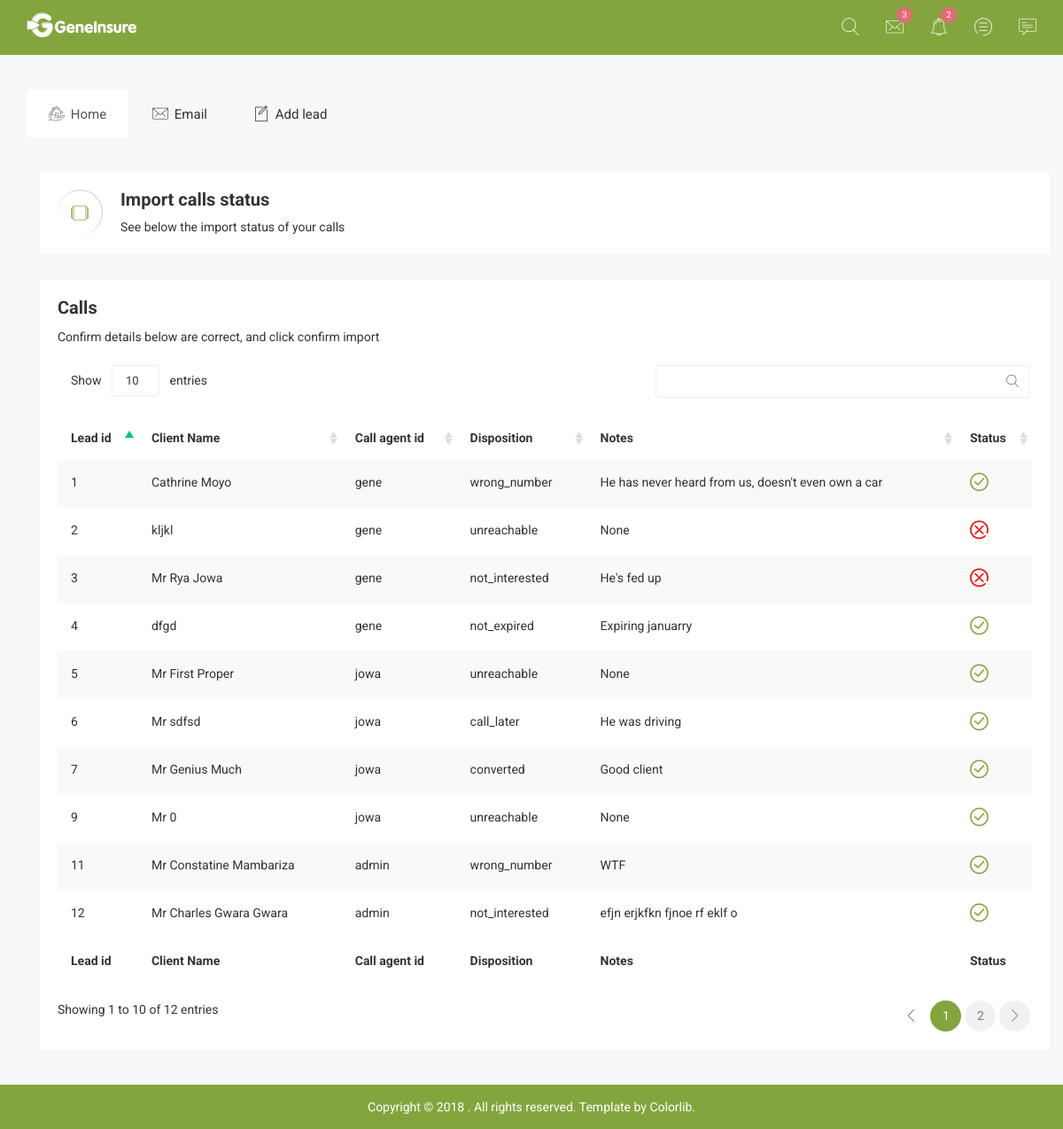
Screenshot of /import_status/1/ with the database file from the repository.
### lead_mgt/models.py (models this page shows, shortened)
class RawCallData(models.Model):
    batch_number = models.IntegerField()
    database_date = models.DateTimeField(auto_now_add=True)
    lead_id = models.CharField(max_length=20)
    lead_date = models.CharField(max_length=20)
    lead_name = models.CharField(max_length=160)
    lead_phone = models.CharField(max_length=50)
    current_status = models.CharField(max_length=50)
    current_next_call = models.CharField(max_length=50, blank=True, null=True)
    agent_id = models.CharField(max_length=50, blank=True)
    call_date = models.CharField(max_length=20, blank=True)
    disposition = models.CharField(max_length=50)
    notes = models.CharField(max_length=160, blank=True, null=True)
    new_next_call = models.CharField(max_length=20, blank=True, null=True)
    policy_number = models.CharField(max_length=50, blank=True, null=True)
    policy_type = models.CharField(max_length=20,
                                   blank=True,
                                   choices= (
                                       ('ftp', 'full third party'),
                                       ('comp', 'comprehensive')
                                   )
                                   )
    upload_status = models.CharField(max_length=20,
                                     blank=True,
                                     choices=(
                                         ('success', 'success'),
                                         ('failed', 'failed')
                                     )
                                     )

### lead_mgt/views.py (the view)
# urls.py: path('import_status/<batch_number>/', views.import_status, name='import_status'),
def import_status(request, batch_number):
    title = 'Import calls status'
    description = "See below the import status of your calls"
    calls = RawCallData.objects.filter(batch_number=batch_number)
    columns = [
        'Lead id',
        'Client Name',
        'Call agent id',
        'Disposition',
        'Notes',
        'Status'
    ]
    return render(
        request,
        'lead_mgt/display_list.html',
        {
            'title': title,
            'description': description,
            'calls': calls,
            'columns': columns,
            'batch_number': batch_number,
            'sender': 'import_status'
        }
    )

### lead_mgt/templates/lead_mgt/display_list.html (shortened to what this page needs)
{% extends 'lead_mgt/index-3.html' %}
{% block content %}
	<div class="breadcomb-area">
		<div class="container">
			<div class="row">
				<div class="col-lg-12 col-md-12 col-sm-12 col-xs-12">
					<div class="breadcomb-list">
						<div class="row">
							<div class="col-lg-6 col-md-6 col-sm-6 col-xs-12">
								<div class="breadcomb-wp">
									<div class="breadcomb-icon">
										<i class="notika-icon notika-windows"></i>
									</div>
									<div class="breadcomb-ctn">
										<h2>{{ title }}</h2>
										<p>{{ description }}</p>
									</div>
								</div>
							</div>
							<div class="col-lg-6 col-md-6 col-sm-6 col-xs-3">
							</div>
						</div>
					</div>
				</div>
			</div>
		</div>
	</div>
    <div class="data-table-area">
        <div class="container">
            <div class="row">
                <div class="col-lg-12 col-md-12 col-sm-12 col-xs-12">
                    <div class="data-table-list">
                        <div class="basic-tb-hd">
                            <h2>Calls</h2>
                            <p>Confirm details below are correct, and click confirm import</p>
                        </div>
                        <div class="table-responsive">
                            <table id="data-table-basic" class="table table-striped hover">
                                <thead>
                                    <tr>
                                        {% for column in columns %}
                                            <th>{{ column }}</th>
                                        {% endfor %}
                                    </tr>
                                </thead>
                                <tbody>
                                {% if sender == 'confirm_import' %}
                                    {% for call in calls %}
                                        <tr>
                                            <td>{{ call.lead_id }}</td>
                                            <td>{{ call.lead_name }}</td>
                                            <td>{{ call.call_date }}</td>
                                            <td>{{ call.agent_id }}</td>
                                            <td>{{ call.disposition }}</td>
                                            <td style="word-wrap: break-word">{{ call.notes }}</td>
                                            <td>{{ call.new_next_call }}</td>
                                            <td>{{ call.policy_number }}</td>
                                        </tr>
                                    {% endfor %}
                                {% elif sender == 'import_status' %}
                                    {% for call in calls %}
                                        <tr>
                                            <td>{{ call.lead_id }}</td>
                                            <td>{{ call.lead_name }}</td>
                                            <td>{{ call.agent_id }}</td>
                                            <td>{{ call.disposition }}</td>
                                            <td style="word-wrap: break-word">{{ call.notes }}</td>
                                            <td><i class="notika-icon notika-{{ call.upload_status }} {{ call.upload_status }}"></i></td>
                                        </tr>
                                    {% endfor %}
                                {% endif %}
                                </tbody>
                                <tfoot>
                                    <tr>
                                        {% for column in columns %}
                                            <th>{{ column }}</th>
                                        {% endfor %}
                                    </tr>
                                </tfoot>
                            </table>
                        </div>
                    </div>
                </div>
            </div>
        </div>
    </div>
{% endblock %}

### lead_mgt/static/lead_mgt/css/main.css (style rules this page uses)
html { color: #222; font-size: 1em; line-height: 1.4; }

### lead_mgt/static/lead_mgt/style.css (style rules this page uses)
.failed { color: red; font-weight: 800; font-size: 20px; }
.success { font-weight: 800; color: #84A53E; font-size: 20px; }

### rows the page displays
RawCallData: lead_id "1", lead_name "Cathrine Moyo", agent_id "gene", disposition "wrong_number", notes "He has never heard from us, doesn't even own a car"
RawCallData: lead_id "2", lead_name "kljkl", agent_id "gene", disposition "unreachable", notes "None"
RawCallData: lead_id "3", lead_name "Mr Rya Jowa", agent_id "gene", disposition "not_interested", notes "He's fed up"
RawCallData: lead_id "4", lead_name "dfgd", agent_id "gene", disposition "not_expired", notes "Expiring januarry"
RawCallData: lead_id "5", lead_name "Mr First Proper", agent_id "jowa", disposition "unreachable", notes "None"
RawCallData: lead_id "6", lead_name "Mr sdfsd", agent_id "jowa", disposition "call_later", notes "He was driving"
RawCallData: lead_id "7", lead_name "Mr Genius Much", agent_id "jowa", disposition "converted", notes "Good client"
RawCallData: lead_id "9", lead_name "Mr 0", agent_id "jowa", disposition "unreachable", notes "None"
RawCallData: lead_id "11", lead_name "Mr Constatine Mambariza", agent_id "admin", disposition "wrong_number", notes "WTF"
RawCallData: lead_id "12", lead_name "Mr Charles Gwara Gwara", agent_id "admin", disposition "not_interested", notes "efjn erjkfkn fjnoe rf eklf o"

### other values shown
{{ title }} "Import calls status"
{{ description }} "See below the import status of your calls"
{{ column }} "Lead id" "Client Name" "Call agent id" "Disposition" "Notes" "Status"
